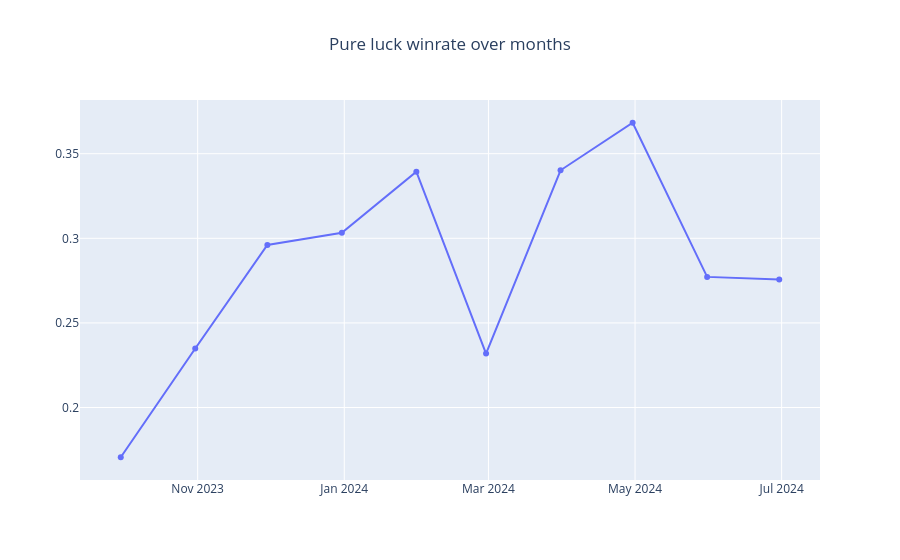

The notebook cell saved with this chart:
### Markdown cell above
#### Pure luck analysis

Let's start by showing pure luck over months

### Code cell
print_graph(results_winrate, [EVENT_LUCK_NAME], "Pure luck winrate over months")

### Figure 1 — Plotly figure (JSON) as saved in the notebook; plotly's stock layout.template omitted (floating-point values rounded to 4 significant figures)
{"data": [{"mode": "lines+markers", "name": "event_luck", "text": ["0.1706", "0.2349", "0.2961", "0.3033", "0.3394", "0.2319", "0.3402", "0.3683", "0.2772", "0.2757"], "textposition": "top center", "type": "scatter", "x": ["2023-09-30T00:00:00", "2023-10-31T00:00:00", "2023-11-30T00:00:00", "2023-12-31T00:00:00", "2024-01-31T00:00:00", "2024-02-29T00:00:00", "2024-03-31T00:00:00", "2024-04-30T00:00:00", "2024-05-31T00:00:00", "2024-06-30T00:00:00"], "y": [0.1706, 0.2349, 0.2961, 0.3033, 0.3394, 0.2319, 0.3402, 0.3683, 0.2772, 0.2757]}], "layout": {"title": {"text": "Pure luck winrate over months", "x": 0.5}}}
